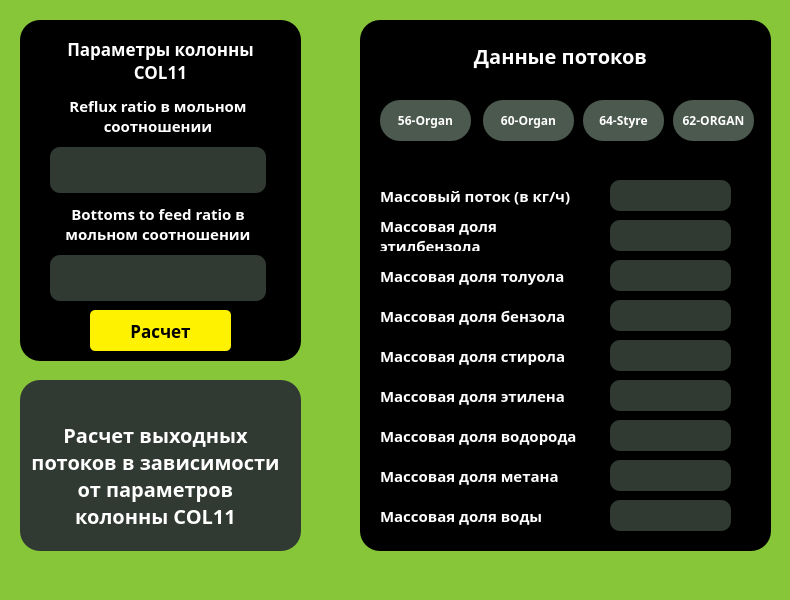
<?xml version="1.0" encoding="UTF-8"?>
<ui version="4.0">
 <class>SecondWindow</class>
 <widget class="QMainWindow" name="SecondWindow">
  <property name="geometry">
   <rect>
    <x>0</x>
    <y>0</y>
    <width>790</width>
    <height>600</height>
   </rect>
  </property>
  <property name="windowTitle">
   <string>MainWindow</string>
  </property>
  <property name="styleSheet">
   <string notr="true">background-color: #87C639;</string>
  </property>
  <widget class="QWidget" name="centralwidget">
   <widget class="QGroupBox" name="groupBox_2">
    <property name="geometry">
     <rect>
      <x>360</x>
      <y>20</y>
      <width>411</width>
      <height>531</height>
     </rect>
    </property>
    <property name="styleSheet">
     <string notr="true">background-color: black; border-radius: 20%;</string>
    </property>
    <property name="title">
     <string/>
    </property>
    <widget class="QLabel" name="molFlow_2">
     <property name="geometry">
      <rect>
       <x>20</x>
       <y>20</y>
       <width>361</width>
       <height>31</height>
      </rect>
     </property>
     <property name="styleSheet">
      <string notr="true">color: white; font-family: Montserrat, sans-serif; font-size: 20px ;font-weight: bold; text-align: center;</string>
     </property>
     <property name="text">
      <string>Данные потоков</string>
     </property>
     <property name="textFormat">
      <enum>Qt::AutoText</enum>
     </property>
     <property name="scaledContents">
      <bool>false</bool>
     </property>
     <property name="alignment">
      <set>Qt::AlignCenter</set>
     </property>
     <property name="wordWrap">
      <bool>true</bool>
     </property>
    </widget>
    <widget class="QPushButton" name="pushButton_5">
     <property name="geometry">
      <rect>
       <x>20</x>
       <y>80</y>
       <width>91</width>
       <height>41</height>
      </rect>
     </property>
     <property name="styleSheet">
      <string notr="true">color: white; font-family: Montserrat, sans-serif; font-size: 12px ;font-weight: bold; text-align: center; background-color: #4B594E; border-radius: 20%;</string>
     </property>
     <property name="text">
      <string>56-Organ</string>
     </property>
    </widget>
    <widget class="QPushButton" name="pushButton_4">
     <property name="geometry">
      <rect>
       <x>123</x>
       <y>80</y>
       <width>91</width>
       <height>41</height>
      </rect>
     </property>
     <property name="styleSheet">
      <string notr="true">color: white; font-family: Montserrat, sans-serif; font-size: 12px ;font-weight: bold; text-align: center; background-color: #4B594E; border-radius: 20%;</string>
     </property>
     <property name="text">
      <string>60-Organ</string>
     </property>
    </widget>
    <widget class="QPushButton" name="pushButton_3">
     <property name="geometry">
      <rect>
       <x>223</x>
       <y>80</y>
       <width>81</width>
       <height>41</height>
      </rect>
     </property>
     <property name="styleSheet">
      <string notr="true">color: white; font-family: Montserrat, sans-serif; font-size: 12px ;font-weight: bold; text-align: center; background-color: #4B594E;</string>
     </property>
     <property name="text">
      <string>64-Styre</string>
     </property>
    </widget>
    <widget class="QPushButton" name="pushButton">
     <property name="geometry">
      <rect>
       <x>313</x>
       <y>80</y>
       <width>81</width>
       <height>41</height>
      </rect>
     </property>
     <property name="styleSheet">
      <string notr="true">color: white; font-family: Montserrat, sans-serif; font-size: 12px ;font-weight: bold; text-align: center; background-color: #4B594E; border-radius: 20%;</string>
     </property>
     <property name="text">
      <string>62-ORGAN</string>
     </property>
    </widget>
    <widget class="QTextBrowser" name="dataMol_16">
     <property name="geometry">
      <rect>
       <x>250</x>
       <y>160</y>
       <width>121</width>
       <height>31</height>
      </rect>
     </property>
     <property name="styleSheet">
      <string notr="true">color: black;
border-radius: 10%; background-color: #303932;</string>
     </property>
    </widget>
    <widget class="QLabel" name="molFlow_9">
     <property name="geometry">
      <rect>
       <x>20</x>
       <y>160</y>
       <width>221</width>
       <height>31</height>
      </rect>
     </property>
     <property name="styleSheet">
      <string notr="true">color: white; font-family: Montserrat, sans-serif; font-size: 15px ;font-weight: bold; text-align: left;</string>
     </property>
     <property name="text">
      <string>Массовый поток (в кг/ч)</string>
     </property>
     <property name="textFormat">
      <enum>Qt::AutoText</enum>
     </property>
     <property name="scaledContents">
      <bool>false</bool>
     </property>
     <property name="alignment">
      <set>Qt::AlignLeading|Qt::AlignLeft|Qt::AlignVCenter</set>
     </property>
     <property name="wordWrap">
      <bool>true</bool>
     </property>
    </widget>
    <widget class="QTextBrowser" name="dataMol_17">
     <property name="geometry">
      <rect>
       <x>250</x>
       <y>200</y>
       <width>121</width>
       <height>31</height>
      </rect>
     </property>
     <property name="styleSheet">
      <string notr="true">color: black;
border-radius: 10%; background-color: #303932;</string>
     </property>
    </widget>
    <widget class="QTextBrowser" name="dataMol_18">
     <property name="geometry">
      <rect>
       <x>250</x>
       <y>240</y>
       <width>121</width>
       <height>31</height>
      </rect>
     </property>
     <property name="styleSheet">
      <string notr="true">color: black;
border-radius: 10%; background-color: #303932;</string>
     </property>
    </widget>
    <widget class="QTextBrowser" name="dataMol_19">
     <property name="geometry">
      <rect>
       <x>250</x>
       <y>280</y>
       <width>121</width>
       <height>31</height>
      </rect>
     </property>
     <property name="styleSheet">
      <string notr="true">color: black;
border-radius: 10%; background-color: #303932;</string>
     </property>
    </widget>
    <widget class="QTextBrowser" name="dataMol_20">
     <property name="geometry">
      <rect>
       <x>250</x>
       <y>320</y>
       <width>121</width>
       <height>31</height>
      </rect>
     </property>
     <property name="styleSheet">
      <string notr="true">color: black;
border-radius: 10%; background-color: #303932;</string>
     </property>
    </widget>
    <widget class="QTextBrowser" name="dataMol_21">
     <property name="geometry">
      <rect>
       <x>250</x>
       <y>360</y>
       <width>121</width>
       <height>31</height>
      </rect>
     </property>
     <property name="styleSheet">
      <string notr="true">color: black;
border-radius: 10%; background-color: #303932;</string>
     </property>
    </widget>
    <widget class="QTextBrowser" name="dataMol_22">
     <property name="geometry">
      <rect>
       <x>250</x>
       <y>400</y>
       <width>121</width>
       <height>31</height>
      </rect>
     </property>
     <property name="styleSheet">
      <string notr="true">color: black;
border-radius: 10%; background-color: #303932;</string>
     </property>
    </widget>
    <widget class="QTextBrowser" name="dataMol_23">
     <property name="geometry">
      <rect>
       <x>250</x>
       <y>440</y>
       <width>121</width>
       <height>31</height>
      </rect>
     </property>
     <property name="styleSheet">
      <string notr="true">color: black;
border-radius: 10%; background-color: #303932;</string>
     </property>
    </widget>
    <widget class="QTextBrowser" name="dataMol_24">
     <property name="geometry">
      <rect>
       <x>250</x>
       <y>480</y>
       <width>121</width>
       <height>31</height>
      </rect>
     </property>
     <property name="styleSheet">
      <string notr="true">color: black;
border-radius: 10%; background-color: #303932;</string>
     </property>
    </widget>
    <widget class="QLabel" name="molFlow_10">
     <property name="geometry">
      <rect>
       <x>20</x>
       <y>200</y>
       <width>221</width>
       <height>31</height>
      </rect>
     </property>
     <property name="styleSheet">
      <string notr="true">color: white; font-family: Montserrat, sans-serif; font-size: 15px ;font-weight: bold; text-align: center;</string>
     </property>
     <property name="text">
      <string>Массовая доля этилбензола</string>
     </property>
     <property name="textFormat">
      <enum>Qt::AutoText</enum>
     </property>
     <property name="scaledContents">
      <bool>false</bool>
     </property>
     <property name="alignment">
      <set>Qt::AlignLeading|Qt::AlignLeft|Qt::AlignVCenter</set>
     </property>
     <property name="wordWrap">
      <bool>true</bool>
     </property>
    </widget>
    <widget class="QLabel" name="molFlow_11">
     <property name="geometry">
      <rect>
       <x>20</x>
       <y>240</y>
       <width>221</width>
       <height>31</height>
      </rect>
     </property>
     <property name="styleSheet">
      <string notr="true">color: white; font-family: Montserrat, sans-serif; font-size: 15px ;font-weight: bold; text-align: center;</string>
     </property>
     <property name="text">
      <string>Массовая доля толуола</string>
     </property>
     <property name="textFormat">
      <enum>Qt::AutoText</enum>
     </property>
     <property name="scaledContents">
      <bool>false</bool>
     </property>
     <property name="alignment">
      <set>Qt::AlignLeading|Qt::AlignLeft|Qt::AlignVCenter</set>
     </property>
     <property name="wordWrap">
      <bool>true</bool>
     </property>
    </widget>
    <widget class="QLabel" name="molFlow_12">
     <property name="geometry">
      <rect>
       <x>20</x>
       <y>280</y>
       <width>221</width>
       <height>31</height>
      </rect>
     </property>
     <property name="styleSheet">
      <string notr="true">color: white; font-family: Montserrat, sans-serif; font-size: 15px ;font-weight: bold; text-align: center;</string>
     </property>
     <property name="text">
      <string>Массовая доля бензола</string>
     </property>
     <property name="textFormat">
      <enum>Qt::AutoText</enum>
     </property>
     <property name="scaledContents">
      <bool>false</bool>
     </property>
     <property name="alignment">
      <set>Qt::AlignLeading|Qt::AlignLeft|Qt::AlignVCenter</set>
     </property>
     <property name="wordWrap">
      <bool>true</bool>
     </property>
    </widget>
    <widget class="QLabel" name="molFlow_13">
     <property name="geometry">
      <rect>
       <x>20</x>
       <y>320</y>
       <width>221</width>
       <height>31</height>
      </rect>
     </property>
     <property name="styleSheet">
      <string notr="true">color: white; font-family: Montserrat, sans-serif; font-size: 15px ;font-weight: bold; text-align: center;</string>
     </property>
     <property name="text">
      <string>Массовая доля стирола</string>
     </property>
     <property name="textFormat">
      <enum>Qt::AutoText</enum>
     </property>
     <property name="scaledContents">
      <bool>false</bool>
     </property>
     <property name="alignment">
      <set>Qt::AlignLeading|Qt::AlignLeft|Qt::AlignVCenter</set>
     </property>
     <property name="wordWrap">
      <bool>true</bool>
     </property>
    </widget>
    <widget class="QLabel" name="molFlow_14">
     <property name="geometry">
      <rect>
       <x>20</x>
       <y>360</y>
       <width>221</width>
       <height>31</height>
      </rect>
     </property>
     <property name="styleSheet">
      <string notr="true">color: white; font-family: Montserrat, sans-serif; font-size: 15px ;font-weight: bold; text-align: center;</string>
     </property>
     <property name="text">
      <string>Массовая доля этилена</string>
     </property>
     <property name="textFormat">
      <enum>Qt::AutoText</enum>
     </property>
     <property name="scaledContents">
      <bool>false</bool>
     </property>
     <property name="alignment">
      <set>Qt::AlignLeading|Qt::AlignLeft|Qt::AlignVCenter</set>
     </property>
     <property name="wordWrap">
      <bool>true</bool>
     </property>
    </widget>
    <widget class="QLabel" name="molFlow_15">
     <property name="geometry">
      <rect>
       <x>20</x>
       <y>400</y>
       <width>221</width>
       <height>31</height>
      </rect>
     </property>
     <property name="styleSheet">
      <string notr="true">color: white; font-family: Montserrat, sans-serif; font-size: 15px ;font-weight: bold; text-align: center;</string>
     </property>
     <property name="text">
      <string>Массовая доля водорода</string>
     </property>
     <property name="textFormat">
      <enum>Qt::AutoText</enum>
     </property>
     <property name="scaledContents">
      <bool>false</bool>
     </property>
     <property name="alignment">
      <set>Qt::AlignLeading|Qt::AlignLeft|Qt::AlignVCenter</set>
     </property>
     <property name="wordWrap">
      <bool>true</bool>
     </property>
    </widget>
    <widget class="QLabel" name="molFlow_16">
     <property name="geometry">
      <rect>
       <x>20</x>
       <y>440</y>
       <width>221</width>
       <height>31</height>
      </rect>
     </property>
     <property name="styleSheet">
      <string notr="true">color: white; font-family: Montserrat, sans-serif; font-size: 15px ;font-weight: bold; text-align: center;</string>
     </property>
     <property name="text">
      <string>Массовая доля метана</string>
     </property>
     <property name="textFormat">
      <enum>Qt::AutoText</enum>
     </property>
     <property name="scaledContents">
      <bool>false</bool>
     </property>
     <property name="alignment">
      <set>Qt::AlignLeading|Qt::AlignLeft|Qt::AlignVCenter</set>
     </property>
     <property name="wordWrap">
      <bool>true</bool>
     </property>
    </widget>
    <widget class="QLabel" name="molFlow_17">
     <property name="geometry">
      <rect>
       <x>20</x>
       <y>480</y>
       <width>221</width>
       <height>31</height>
      </rect>
     </property>
     <property name="styleSheet">
      <string notr="true">color: white; font-family: Montserrat, sans-serif; font-size: 15px ;font-weight: bold; text-align: center;</string>
     </property>
     <property name="text">
      <string>Массовая доля воды</string>
     </property>
     <property name="textFormat">
      <enum>Qt::AutoText</enum>
     </property>
     <property name="scaledContents">
      <bool>false</bool>
     </property>
     <property name="alignment">
      <set>Qt::AlignLeading|Qt::AlignLeft|Qt::AlignVCenter</set>
     </property>
     <property name="wordWrap">
      <bool>true</bool>
     </property>
    </widget>
   </widget>
   <widget class="QGroupBox" name="groupBox_3">
    <property name="geometry">
     <rect>
      <x>20</x>
      <y>380</y>
      <width>281</width>
      <height>171</height>
     </rect>
    </property>
    <property name="styleSheet">
     <string notr="true">background-color: #303932; border-radius: 20%;</string>
    </property>
    <property name="title">
     <string/>
    </property>
    <widget class="QLabel" name="molFlow_6">
     <property name="geometry">
      <rect>
       <x>10</x>
       <y>20</y>
       <width>251</width>
       <height>151</height>
      </rect>
     </property>
     <property name="styleSheet">
      <string notr="true">color: white; font-family: Montserrat, sans-serif; font-size: 20px ;font-weight: bold; text-align: center;</string>
     </property>
     <property name="text">
      <string>Расчет выходных потоков в зависимости от параметров колонны COL11</string>
     </property>
     <property name="textFormat">
      <enum>Qt::AutoText</enum>
     </property>
     <property name="scaledContents">
      <bool>false</bool>
     </property>
     <property name="alignment">
      <set>Qt::AlignCenter</set>
     </property>
     <property name="wordWrap">
      <bool>true</bool>
     </property>
    </widget>
   </widget>
   <widget class="QGroupBox" name="groupBox">
    <property name="geometry">
     <rect>
      <x>20</x>
      <y>20</y>
      <width>281</width>
      <height>341</height>
     </rect>
    </property>
    <property name="styleSheet">
     <string notr="true">background-color: black; border-radius: 20%;</string>
    </property>
    <property name="title">
     <string/>
    </property>
    <widget class="QPushButton" name="calc">
     <property name="geometry">
      <rect>
       <x>70</x>
       <y>290</y>
       <width>141</width>
       <height>41</height>
      </rect>
     </property>
     <property name="styleSheet">
      <string notr="true">color: black; font-family: Montserrat, sans-serif; font-size: 17px ;font-weight: bold; text-align: center;
border-radius: 5%; background-color: #FFF200;</string>
     </property>
     <property name="text">
      <string>Расчет</string>
     </property>
    </widget>
    <widget class="QWidget" name="verticalLayoutWidget_2">
     <property name="geometry">
      <rect>
       <x>30</x>
       <y>70</y>
       <width>221</width>
       <height>216</height>
      </rect>
     </property>
     <layout class="QVBoxLayout" name="verticalLayout_2">
      <property name="spacing">
       <number>10</number>
      </property>
      <property name="topMargin">
       <number>5</number>
      </property>
      <property name="rightMargin">
       <number>5</number>
      </property>
      <property name="bottomMargin">
       <number>5</number>
      </property>
      <item>
       <widget class="QLabel" name="molFlow_7">
        <property name="styleSheet">
         <string notr="true">color: white; font-family: Montserrat, sans-serif; font-size: 15px ;font-weight: bold; text-align: center;</string>
        </property>
        <property name="text">
         <string>Reflux ratio в мольном соотношении</string>
        </property>
        <property name="textFormat">
         <enum>Qt::AutoText</enum>
        </property>
        <property name="scaledContents">
         <bool>false</bool>
        </property>
        <property name="alignment">
         <set>Qt::AlignCenter</set>
        </property>
        <property name="wordWrap">
         <bool>true</bool>
        </property>
       </widget>
      </item>
      <item>
       <widget class="QTextEdit" name="dataMol">
        <property name="styleSheet">
         <string notr="true">color: white; border-radius: 10%; background-color: #303932;  font-family: Montserrat, sans-serif; font-size: 20px ;font-weight: bold;</string>
        </property>
       </widget>
      </item>
      <item>
       <widget class="QLabel" name="molFlow">
        <property name="styleSheet">
         <string notr="true">color: white; font-family: Montserrat, sans-serif; font-size: 15px ;font-weight: bold; text-align: center;</string>
        </property>
        <property name="text">
         <string>Bottoms to feed ratio в мольном соотношении</string>
        </property>
        <property name="textFormat">
         <enum>Qt::AutoText</enum>
        </property>
        <property name="scaledContents">
         <bool>false</bool>
        </property>
        <property name="alignment">
         <set>Qt::AlignCenter</set>
        </property>
        <property name="wordWrap">
         <bool>true</bool>
        </property>
       </widget>
      </item>
      <item>
       <widget class="QTextEdit" name="dataMol_5">
        <property name="styleSheet">
         <string notr="true">color: white; border-radius: 10%; background-color: #303932;  font-family: Montserrat, sans-serif; font-size: 20px ;font-weight: bold;</string>
        </property>
       </widget>
      </item>
     </layout>
    </widget>
    <widget class="QLabel" name="molFlow_8">
     <property name="geometry">
      <rect>
       <x>30</x>
       <y>20</y>
       <width>221</width>
       <height>41</height>
      </rect>
     </property>
     <property name="styleSheet">
      <string notr="true">color: white; font-family: Montserrat, sans-serif; font-size: 17px ;font-weight: bold; text-align: center;</string>
     </property>
     <property name="text">
      <string>Параметры колонны COL11</string>
     </property>
     <property name="textFormat">
      <enum>Qt::AutoText</enum>
     </property>
     <property name="scaledContents">
      <bool>false</bool>
     </property>
     <property name="alignment">
      <set>Qt::AlignCenter</set>
     </property>
     <property name="wordWrap">
      <bool>true</bool>
     </property>
    </widget>
   </widget>
  </widget>
  <widget class="QStatusBar" name="statusBar"/>
  <action name="action">
   <property name="text">
    <string>Расчет параметров колон</string>
   </property>
  </action>
  <action name="action_2">
   <property name="text">
    <string>Расчет потоков после колон</string>
   </property>
  </action>
 </widget>
 <resources/>
 <connections/>
</ui>
